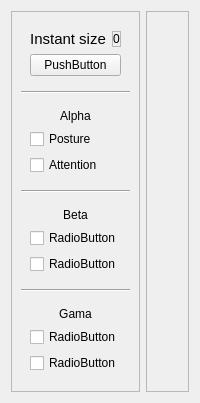
             <widget class="QWidget" name="tab_15">
              <attribute name="title">
               <string>Adaptation</string>
              </attribute>
              <layout class="QGridLayout" name="gridLayout_67">
               <item row="0" column="0">
                <widget class="QFrame" name="frame_72">
                 <property name="maximumSize">
                  <size>
                   <width>133</width>
                   <height>16777215</height>
                  </size>
                 </property>
                 <property name="frameShape">
                  <enum>QFrame::StyledPanel</enum>
                 </property>
                 <property name="frameShadow">
                  <enum>QFrame::Raised</enum>
                 </property>
                 <layout class="QVBoxLayout" name="verticalLayout_24">
                  <item>
                   <widget class="QWidget" name="widget_24" native="true">
                    <layout class="QGridLayout" name="gridLayout_65">
                     <item row="0" column="0">
                      <widget class="QLabel" name="label_227">
                       <property name="font">
                        <font>
                         <pointsize>11</pointsize>
                        </font>
                       </property>
                       <property name="text">
                        <string>Instant size</string>
                       </property>
                       <property name="alignment">
                        <set>Qt::AlignCenter</set>
                       </property>
                      </widget>
                     </item>
                     <item row="0" column="1">
                      <widget class="QLabel" name="label_228">
                       <property name="maximumSize">
                        <size>
                         <width>51</width>
                         <height>16</height>
                        </size>
                       </property>
                       <property name="frameShape">
                        <enum>QFrame::StyledPanel</enum>
                       </property>
                       <property name="text">
                        <string>0</string>
                       </property>
                       <property name="alignment">
                        <set>Qt::AlignCenter</set>
                       </property>
                      </widget>
                     </item>
                     <item row="2" column="0" colspan="2">
                      <widget class="QPushButton" name="pushButton_6">
                       <property name="text">
                        <string>PushButton</string>
                       </property>
                      </widget>
                     </item>
                    </layout>
                   </widget>
                  </item>
                  <item>
                   <widget class="Line" name="line_2">
                    <property name="orientation">
                     <enum>Qt::Horizontal</enum>
                    </property>
                   </widget>
                  </item>
                  <item>
                   <widget class="QWidget" name="widget_7" native="true">
                    <property name="maximumSize">
                     <size>
                      <width>151</width>
                      <height>93</height>
                     </size>
                    </property>
                    <layout class="QVBoxLayout" name="verticalLayout_26">
                     <item>
                      <widget class="QLabel" name="label_229">
                       <property name="layoutDirection">
                        <enum>Qt::LeftToRight</enum>
                       </property>
                       <property name="text">
                        <string>Alpha</string>
                       </property>
                       <property name="alignment">
                        <set>Qt::AlignCenter</set>
                       </property>
                      </widget>
                     </item>
                     <item>
                      <widget class="QCheckBox" name="checkBox_6">
                       <property name="layoutDirection">
                        <enum>Qt::LeftToRight</enum>
                       </property>
                       <property name="text">
                        <string>Posture</string>
                       </property>
                      </widget>
                     </item>
                     <item>
                      <widget class="QCheckBox" name="checkBox_7">
                       <property name="layoutDirection">
                        <enum>Qt::LeftToRight</enum>
                       </property>
                       <property name="autoFillBackground">
                        <bool>true</bool>
                       </property>
                       <property name="text">
                        <string>Attention</string>
                       </property>
                      </widget>
                     </item>
                    </layout>
                   </widget>
                  </item>
                  <item>
                   <widget class="Line" name="line_3">
                    <property name="orientation">
                     <enum>Qt::Horizontal</enum>
                    </property>
                   </widget>
                  </item>
                  <item>
                   <widget class="QWidget" name="widget_6" native="true">
                    <property name="maximumSize">
                     <size>
                      <width>151</width>
                      <height>93</height>
                     </size>
                    </property>
                    <layout class="QVBoxLayout" name="verticalLayout_25">
                     <item>
                      <widget class="QLabel" name="label_231">
                       <property name="text">
                        <string>Beta</string>
                       </property>
                       <property name="alignment">
                        <set>Qt::AlignCenter</set>
                       </property>
                      </widget>
                     </item>
                     <item>
                      <widget class="QCheckBox" name="checkBox_3">
                       <property name="layoutDirection">
                        <enum>Qt::LeftToRight</enum>
                       </property>
                       <property name="text">
                        <string>RadioButton</string>
                       </property>
                      </widget>
                     </item>
                     <item>
                      <widget class="QCheckBox" name="checkBox_2">
                       <property name="layoutDirection">
                        <enum>Qt::LeftToRight</enum>
                       </property>
                       <property name="autoFillBackground">
                        <bool>true</bool>
                       </property>
                       <property name="text">
                        <string>RadioButton</string>
                       </property>
                      </widget>
                     </item>
                    </layout>
                   </widget>
                  </item>
                  <item>
                   <widget class="Line" name="line_5">
                    <property name="orientation">
                     <enum>Qt::Horizontal</enum>
                    </property>
                   </widget>
                  </item>
                  <item>
                   <widget class="QWidget" name="widget_8" native="true">
                    <property name="maximumSize">
                     <size>
                      <width>151</width>
                      <height>93</height>
                     </size>
                    </property>
                    <layout class="QVBoxLayout" name="verticalLayout_27">
                     <item>
                      <widget class="QLabel" name="label_233">
                       <property name="text">
                        <string>Gama</string>
                       </property>
                       <property name="alignment">
                        <set>Qt::AlignCenter</set>
                       </property>
                      </widget>
                     </item>
                     <item>
                      <widget class="QCheckBox" name="checkBox_8">
                       <property name="layoutDirection">
                        <enum>Qt::LeftToRight</enum>
                       </property>
                       <property name="text">
                        <string>RadioButton</string>
                       </property>
                      </widget>
                     </item>
                     <item>
                      <widget class="QCheckBox" name="checkBox_9">
                       <property name="layoutDirection">
                        <enum>Qt::LeftToRight</enum>
                       </property>
                       <property name="autoFillBackground">
                        <bool>true</bool>
                       </property>
                       <property name="text">
                        <string>RadioButton</string>
                       </property>
                      </widget>
                     </item>
                    </layout>
                   </widget>
                  </item>
                 </layout>
                </widget>
               </item>
               <item row="0" column="1">
                <widget class="QFrame" name="frame_24">
                 <property name="frameShape">
                  <enum>QFrame::StyledPanel</enum>
                 </property>
                 <property name="frameShadow">
                  <enum>QFrame::Raised</enum>
                 </property>
                 <layout class="QGridLayout" name="gridLayout_68">
                  <item row="0" column="0">
                   <widget class="QLabel" name="label_38">
                    <property name="text">
                     <string/>
                    </property>
                    <property name="pixmap">
                     <pixmap resource="imgs.qrc">:/imgs/graph(1).png</pixmap>
                    </property>
                    <property name="scaledContents">
                     <bool>true</bool>
                    </property>
                   </widget>
                  </item>
                 </layout>
                </widget>
               </item>
              </layout>
             </widget>
